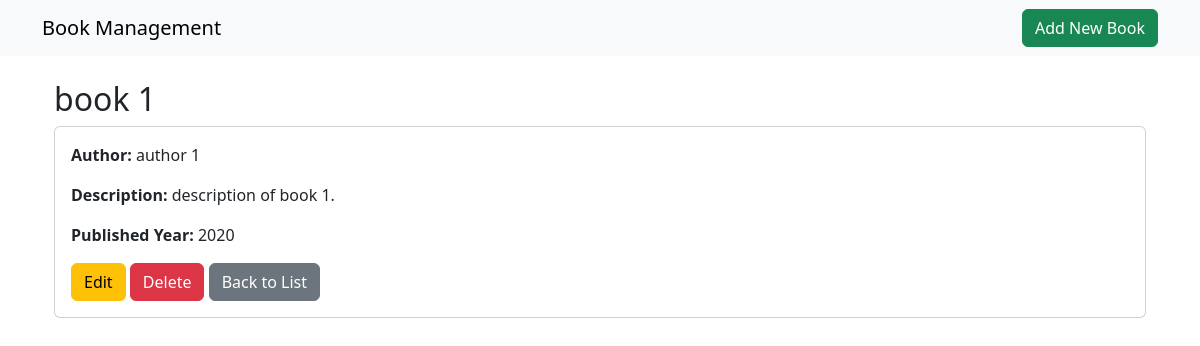
Screenshot of /book/1/ with the database file from the repository.
### booksapp/models.py (models this page shows, shortened)
class Book(models.Model):
	title = models.CharField(max_length=200)
	author = models.CharField(max_length=100)
	description = models.TextField(blank=True, null=True, max_length=1000)
	published_year = models.IntegerField(blank=True, null=True)

### booksapp/views.py (the view)
# urls.py: path('book/<int:pk>/', views.book_detail, name='book_detail'),
def book_detail(request, pk):
	book = get_object_or_404(Book, pk=pk)
	return render(request, 'book_detail.html', {'book': book})

### booksapp/templates/book_detail.html (shortened to what this page needs)
{% extends 'base.html' %}
{% block content %}
<div class="container">
	<h2>{{ book.title }}</h2>
	<div class="card">
		<div class="card-body">
			<p class="card-text"><strong>Author:</strong> {{ book.author }}</p>
			<p class="card-text"><strong>Description:</strong> {{ book.description }}</p>
			<p class="card-text"><strong>Published Year:</strong> {{ book.published_year }}</p>
			<a href="{% url 'book_edit' book.pk %}" class="btn btn-warning">Edit</a>
			<a href="{% url 'book_delete' book.pk %}" class="btn btn-danger">Delete</a>
			<a href="{% url 'book_list' %}" class="btn btn-secondary">Back to List</a>
		</div>
	</div>
</div>
{% endblock %}

### rows the page displays
Book: title "book 1", author "author 1", description "description of book 1.", published_year "2020"
